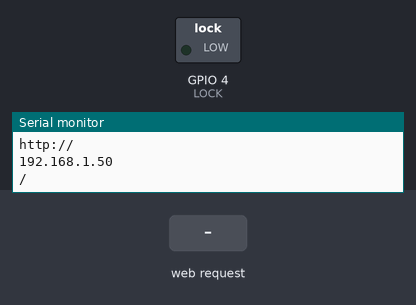
This sketch was run on a simulated ESP8266 (NodeMCU). On the bench: switched loads named in the sketch (green lamp = pin HIGH), the last lines printed to the serial monitor. The test bench sets the inputs (shaded band). WiFi joins after 1.5 s; servers stay silent unless stated.

Above: at 2.7 s.
2.8 s: HTTP request GET /LOCK=ON received
At 4.0 s:
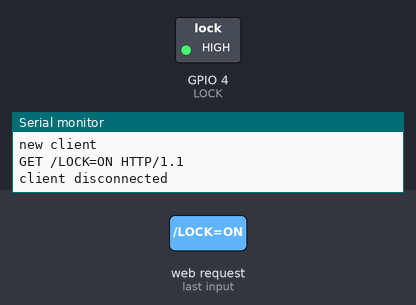
4.3 s: HTTP request GET /LOCK=OFF received
At 5.4 s:
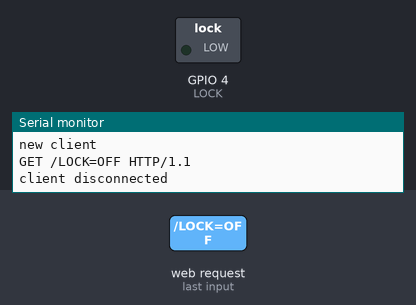
Timing chart, 0 to 7.3 s (numbered marks = the images above; inputs shaded):
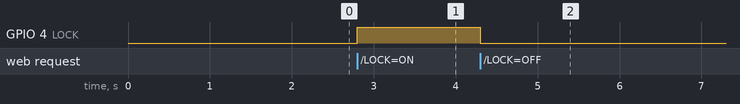

The sketch:

iotBasedSmartDoorLockingSystem.ino
```cpp
#include <ESP8266WiFi.h>

const char* ssid ="akshaya";
const char* password ="16031599";

int LOCK =4;
WiFiServer Server(80);

void setup()
{
Serial.begin(9600);
delay(10);

pinMode(LOCK,OUTPUT);
digitalWrite(LOCK,LOW);

Serial.println();
Serial.println();
Serial.println("Connecting to");
Serial.println(ssid);

WiFi.begin(ssid,password);

while(WiFi.status() !=WL_CONNECTED)
{
delay(500);
Serial.println(".");
}

Serial.println("");
Serial.println("WIFi connected");

Server.begin();
Serial.println("server started");
Serial.println("");
Serial.println("***WiFi doorlock***");

Serial.println("Use thid url to connect");
Serial.println("http://");
Serial.println(WiFi.localIP());
Serial.println("/");

}


void loop()
{

WiFiClient client = Server.available();
if( !client)
{
return;
}


Serial.println("new client");
while(!client.available())
{
delay(1);
}

String request = client.readStringUntil('\r');
Serial.println(request);
client.flush();


int value=LOW;
if(request.indexOf("/LOCK=ON")!=-1)
{
digitalWrite(LOCK, HIGH);
value= HIGH;
}

if(request.indexOf("/LOCK=OFF")!= -1)
{
digitalWrite(LOCK, LOW);
value= LOW;
}


client.println("HTTP/1.1 200 OK");
client.println("Content-Type: text/html");
client.println("");
client.println("<!DOCTYPE HTML>");
client.println("<html>");

client.println("Door is now: ");

if(value== HIGH)
{
client.println("open");
}
else
{
client.println("closed");
}

client.println("<br><br>");
client.println("<a href=\"/LOCK=ON\"\"><button> <h1> Turn on </h1> </button> </a>");
client.println("<a href=\"/LOCK=OFF\"\"><button> <h1> Turn off </h1> </button> </a>");
client.println("</html>");


delay(1);

Serial.println("client disconnected");
Serial.println("");
}
```

Measured:
- after the input at 2.8 s, GPIO 4 (LOCK): LOW → HIGH at once
- after the input at 4.3 s, GPIO 4 (LOCK): HIGH → LOW at once
